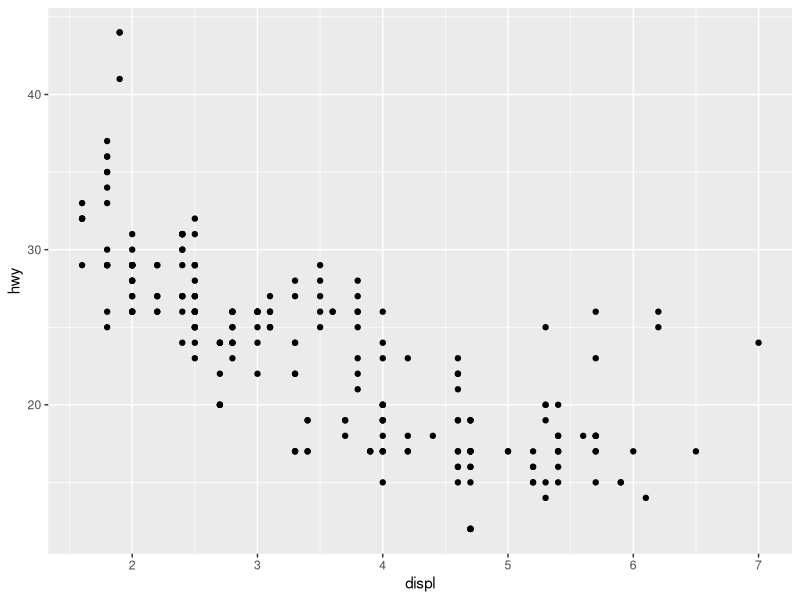
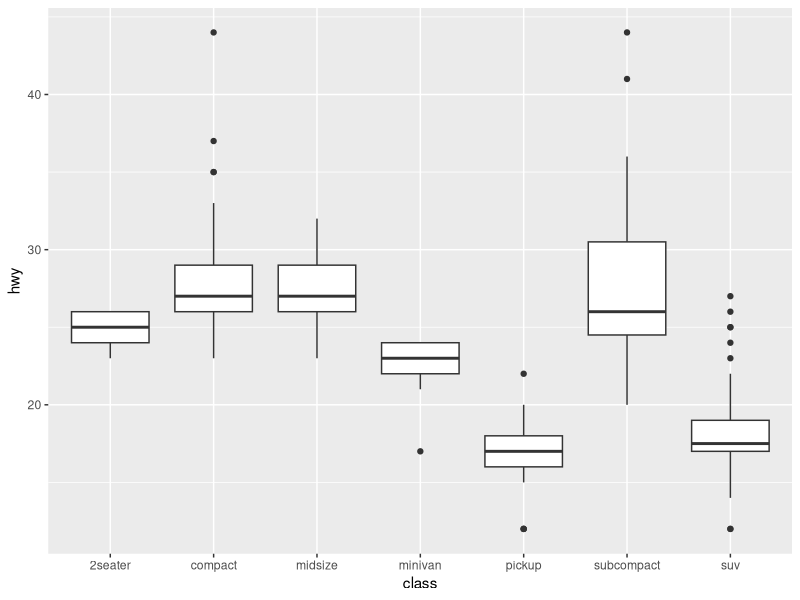
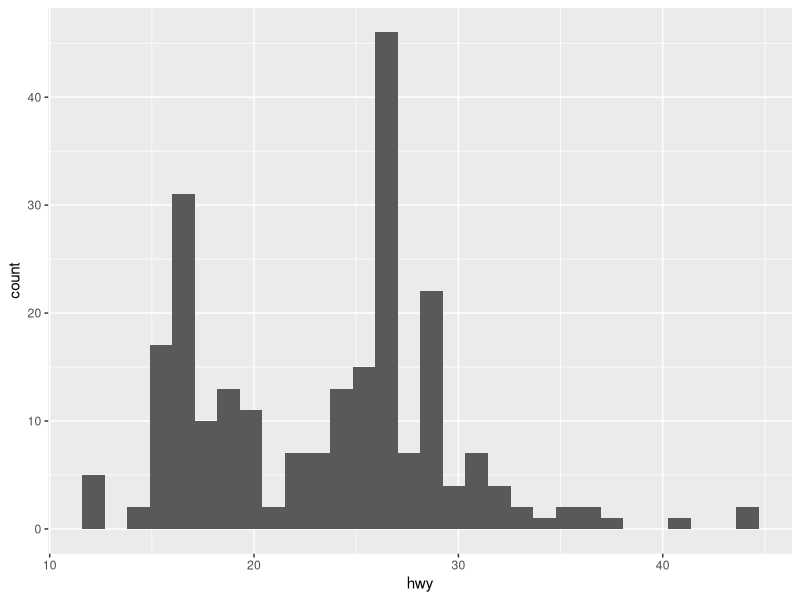
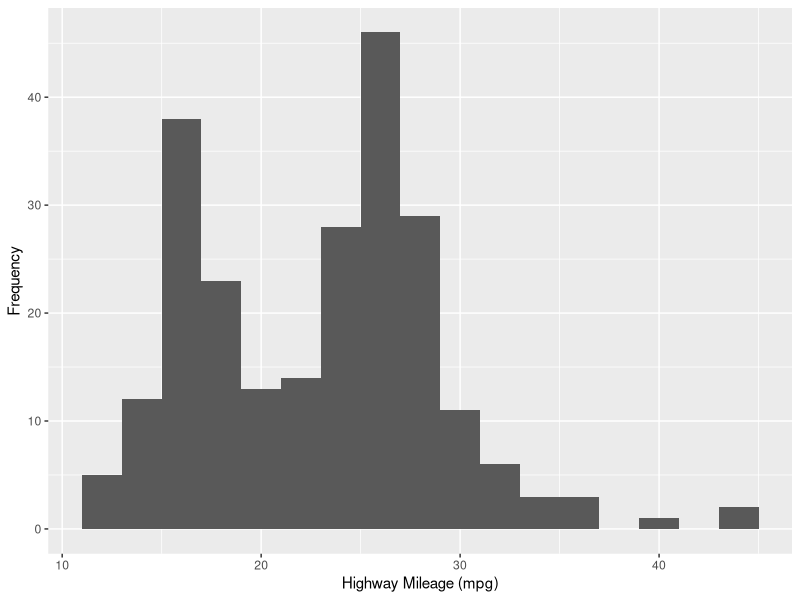
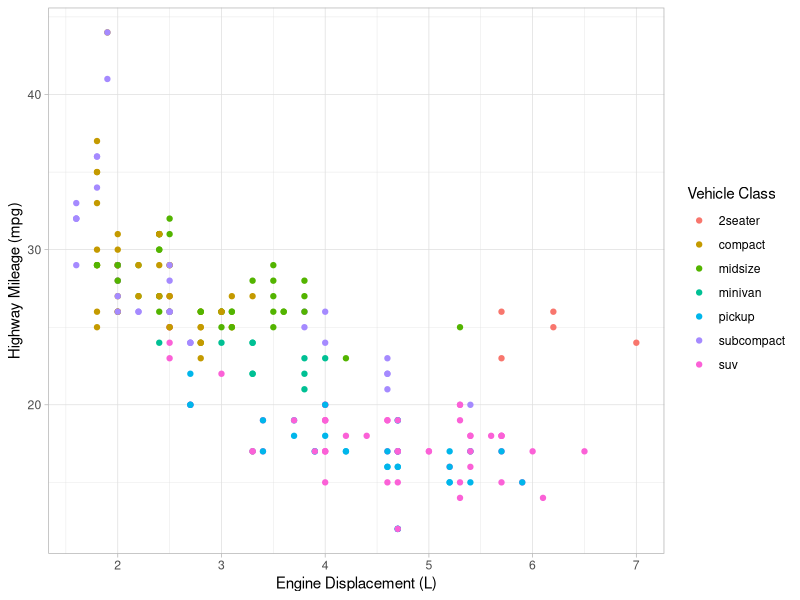
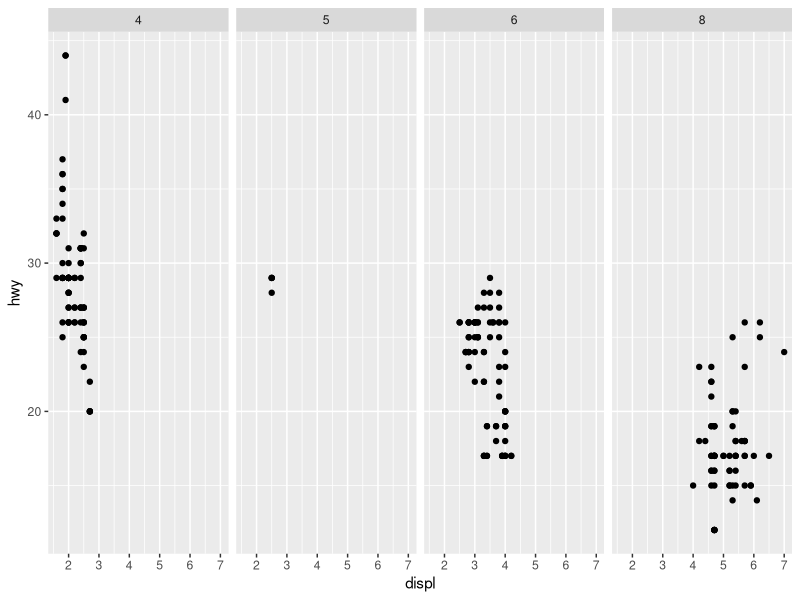
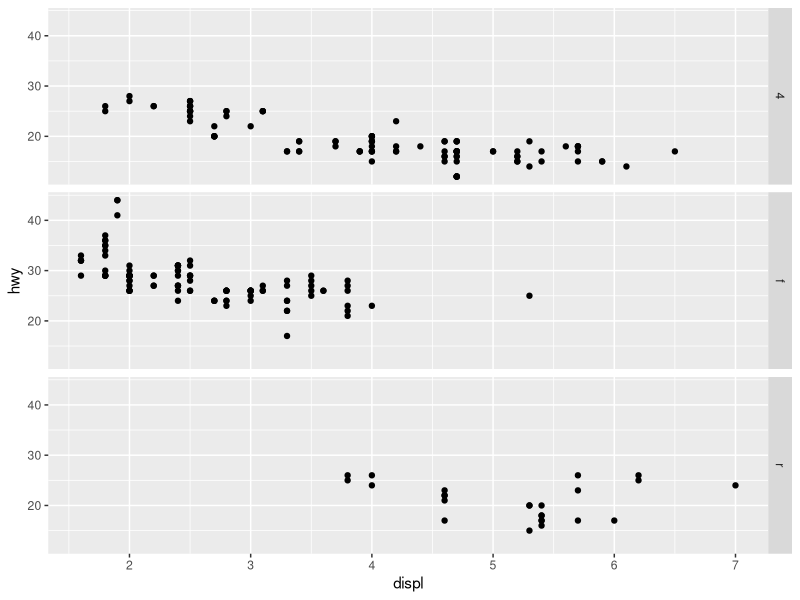
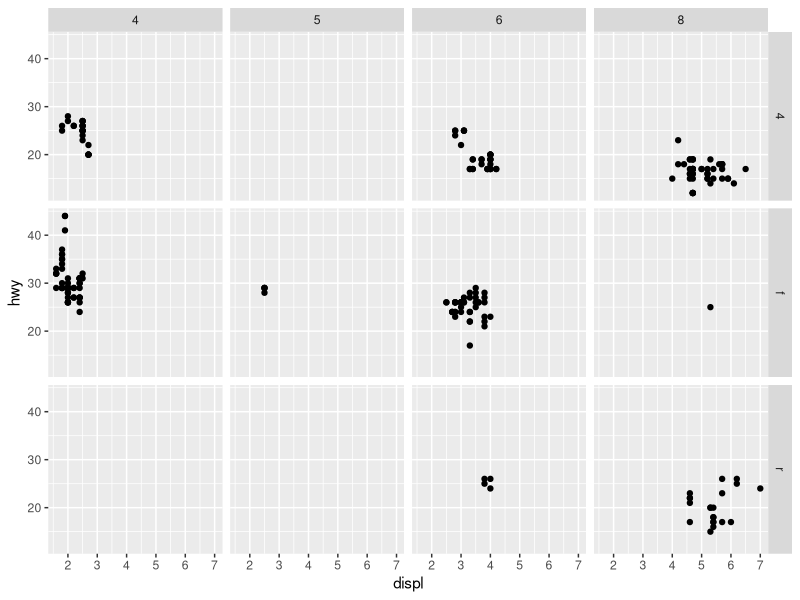

The R script that drew these images, in order:
## ---- chunk 1
#| label: setup
#| include: false
library(tidyverse)
## ---- chunk 2
#| label: Load Dataset
head(mpg)
## ---- chunk 3
#| label: First Visualization - Scatterplot
# Creates scatterplot with in-built mpg dataset
ggplot(mpg) + 
  geom_point(aes(x = displ,
                 y = hwy))
## ---- chunk 4
#| label: Second Visualization - Boxplot
# Creates boxplot with in-built mpg dataset
ggplot(data = mpg) +
  geom_boxplot(aes(x = class,
                   y = hwy))
## ---- chunk 5
#| label: Third Visualization -  Histogram
# Creates histogram with in-built mpg dataset
ggplot(data = mpg) +
  geom_histogram(aes(x = hwy))
## ---- chunk 6
#| label: Fourth Visualization -  Histogram with Binwidth
# Creates histogram with in-built mpg dataset, and controls binwidth.
ggplot(data = mpg) +
  geom_histogram(aes(x = hwy),
                 binwidth = 2) + 
  labs(x = "Highway Mileage (mpg)",
       y = "Frequency")
## ---- chunk 7
#| label: Fifth Visualization -  Scatter Plot with Colors and Titles
# Creates scatter plot with in-built mpg dataset, and modifies the looks of the plot.
ggplot(data = mpg) +
  geom_point(mapping = aes(x = displ,
                           y = hwy,
                           color = class)) + 
  labs(x = "Engine Displacement (L)",
       y = "Highway Mileage (mpg)",
       color = "Vehicle Class") +
  theme_light()
## ---- chunk 8
#| label: Test Visualization -  Scatter Plots Seperated by Other Variables
# Creates several scatter plots with in-built mpg dataset, and seperates data based on specified variables.
q <- ggplot(mpg) + geom_point(aes(x = displ, y = hwy))

q + facet_grid(. ~ cyl)
q + facet_grid(drv ~ .)
q + facet_grid(drv ~ cyl)
q + facet_wrap(~ class)
## ---- chunk 9
#| label: Sixth Visualization -  Bar Plot with Additional Modifications
# Creates a bar plot with several other visualization options.
ggplot(data = mpg) +
  geom_bar(aes(x = class, fill = class)) +
  guides(fill="none") + 
  labs(x = "Vehicle Class",
       y = "Frequency",
       color = "Vehicle Class") +
  theme_light()
## ---- chunk 10
#| label: Quiz -  Scatter Plot and Saving Plots
# Creates and saves a plot to a .jpg image file.
ggplot(mpg, aes(x = displ, y = hwy)) + 
  geom_point(aes(color=class)) +
  geom_smooth() 
  ggsave("example.jpg")
